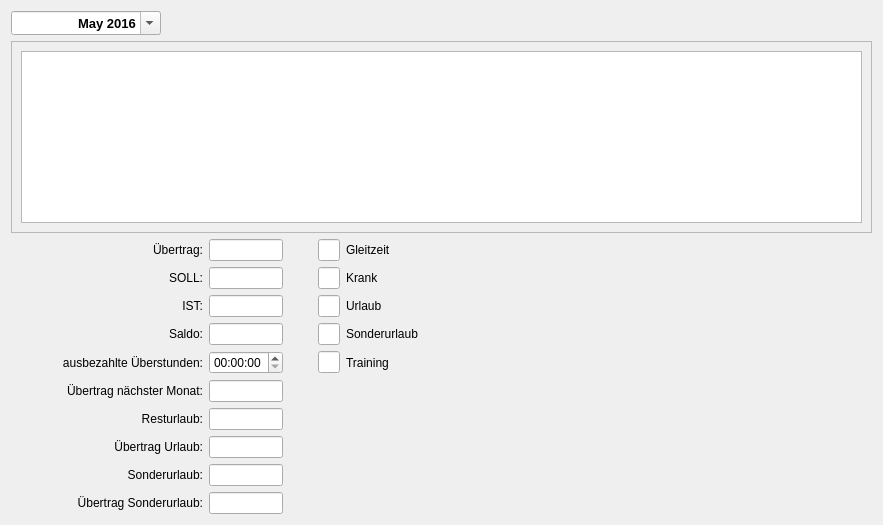
<?xml version="1.0" encoding="UTF-8"?>
<ui version="4.0">
 <class>cMonthlyView</class>
 <widget class="QWidget" name="cMonthlyView">
  <property name="geometry">
   <rect>
    <x>0</x>
    <y>0</y>
    <width>883</width>
    <height>525</height>
   </rect>
  </property>
  <property name="windowTitle">
   <string>Form</string>
  </property>
  <layout class="QGridLayout" name="gridLayout_3">
   <item row="0" column="0">
    <layout class="QVBoxLayout" name="verticalLayout">
     <item>
      <layout class="QHBoxLayout" name="horizontalLayout" stretch="0,0">
       <item>
        <widget class="QDateEdit" name="m_lpMonth">
         <property name="minimumSize">
          <size>
           <width>150</width>
           <height>0</height>
          </size>
         </property>
         <property name="font">
          <font>
           <pointsize>10</pointsize>
           <weight>75</weight>
           <bold>true</bold>
          </font>
         </property>
         <property name="alignment">
          <set>Qt::AlignRight|Qt::AlignTrailing|Qt::AlignVCenter</set>
         </property>
         <property name="minimumDateTime">
          <datetime>
           <hour>0</hour>
           <minute>0</minute>
           <second>0</second>
           <year>2016</year>
           <month>5</month>
           <day>1</day>
          </datetime>
         </property>
         <property name="currentSection">
          <enum>QDateTimeEdit::MonthSection</enum>
         </property>
         <property name="displayFormat">
          <string>MMMM yyyy</string>
         </property>
         <property name="calendarPopup">
          <bool>true</bool>
         </property>
        </widget>
       </item>
       <item>
        <spacer name="horizontalSpacer_2">
         <property name="orientation">
          <enum>Qt::Horizontal</enum>
         </property>
         <property name="sizeHint" stdset="0">
          <size>
           <width>40</width>
           <height>20</height>
          </size>
         </property>
        </spacer>
       </item>
      </layout>
     </item>
     <item>
      <widget class="QScrollArea" name="scrollArea">
       <property name="widgetResizable">
        <bool>true</bool>
       </property>
       <widget class="QWidget" name="scrollAreaWidgetContents">
        <property name="geometry">
         <rect>
          <x>0</x>
          <y>0</y>
          <width>861</width>
          <height>211</height>
         </rect>
        </property>
        <layout class="QGridLayout" name="gridLayout_2">
         <item row="1" column="0">
          <widget class="QTreeView" name="m_lpMonthlyList">
           <property name="alternatingRowColors">
            <bool>true</bool>
           </property>
           <property name="rootIsDecorated">
            <bool>false</bool>
           </property>
          </widget>
         </item>
        </layout>
       </widget>
      </widget>
     </item>
     <item>
      <layout class="QGridLayout" name="gridLayout" columnstretch="10,1,1,5,1,1,100">
       <item row="6" column="1">
        <widget class="QLabel" name="m_lpResturlaubLabel">
         <property name="text">
          <string>Resturlaub:</string>
         </property>
         <property name="alignment">
          <set>Qt::AlignRight|Qt::AlignTrailing|Qt::AlignVCenter</set>
         </property>
        </widget>
       </item>
       <item row="0" column="0">
        <widget class="QLabel" name="label">
         <property name="text">
          <string/>
         </property>
        </widget>
       </item>
       <item row="3" column="4">
        <widget class="QLineEdit" name="m_lpSonderurlaub">
         <property name="readOnly">
          <bool>true</bool>
         </property>
        </widget>
       </item>
       <item row="3" column="2">
        <widget class="QLineEdit" name="m_lpSaldo">
         <property name="readOnly">
          <bool>true</bool>
         </property>
        </widget>
       </item>
       <item row="0" column="4">
        <widget class="QLineEdit" name="m_lpGleitzeit">
         <property name="readOnly">
          <bool>true</bool>
         </property>
        </widget>
       </item>
       <item row="4" column="1">
        <widget class="QLabel" name="m_lpUeberstundenLabel">
         <property name="text">
          <string>ausbezahlte Überstunden:</string>
         </property>
         <property name="alignment">
          <set>Qt::AlignRight|Qt::AlignTrailing|Qt::AlignVCenter</set>
         </property>
        </widget>
       </item>
       <item row="0" column="6">
        <spacer name="horizontalSpacer">
         <property name="orientation">
          <enum>Qt::Horizontal</enum>
         </property>
         <property name="sizeHint" stdset="0">
          <size>
           <width>40</width>
           <height>20</height>
          </size>
         </property>
        </spacer>
       </item>
       <item row="5" column="1">
        <widget class="QLabel" name="m_lpUebertragNaechsterMonatLabel">
         <property name="text">
          <string>Übertrag nächster Monat:</string>
         </property>
         <property name="alignment">
          <set>Qt::AlignRight|Qt::AlignTrailing|Qt::AlignVCenter</set>
         </property>
        </widget>
       </item>
       <item row="1" column="4">
        <widget class="QLineEdit" name="m_lpKrank">
         <property name="readOnly">
          <bool>true</bool>
         </property>
        </widget>
       </item>
       <item row="2" column="1">
        <widget class="QLabel" name="m_lpIsLabel">
         <property name="text">
          <string>IST:</string>
         </property>
         <property name="alignment">
          <set>Qt::AlignRight|Qt::AlignTrailing|Qt::AlignVCenter</set>
         </property>
        </widget>
       </item>
       <item row="8" column="1">
        <widget class="QLabel" name="m_lpRestSonderurlaubLabel">
         <property name="text">
          <string>Sonderurlaub:</string>
         </property>
         <property name="alignment">
          <set>Qt::AlignRight|Qt::AlignTrailing|Qt::AlignVCenter</set>
         </property>
        </widget>
       </item>
       <item row="7" column="1">
        <widget class="QLabel" name="m_lpUebertragUrlaubLabel">
         <property name="text">
          <string>Übertrag Urlaub:</string>
         </property>
         <property name="alignment">
          <set>Qt::AlignRight|Qt::AlignTrailing|Qt::AlignVCenter</set>
         </property>
        </widget>
       </item>
       <item row="3" column="1">
        <widget class="QLabel" name="m_lpSaldoLabel">
         <property name="text">
          <string>Saldo:</string>
         </property>
         <property name="alignment">
          <set>Qt::AlignRight|Qt::AlignTrailing|Qt::AlignVCenter</set>
         </property>
        </widget>
       </item>
       <item row="0" column="2">
        <widget class="QLineEdit" name="m_lpUebertrag">
         <property name="readOnly">
          <bool>true</bool>
         </property>
        </widget>
       </item>
       <item row="0" column="5">
        <widget class="QLabel" name="m_lpGleitzeitLabel">
         <property name="text">
          <string>Gleitzeit</string>
         </property>
        </widget>
       </item>
       <item row="1" column="5">
        <widget class="QLabel" name="m_lpKrankLabel">
         <property name="text">
          <string>Krank</string>
         </property>
        </widget>
       </item>
       <item row="1" column="1">
        <widget class="QLabel" name="m_lpShouldLabel">
         <property name="text">
          <string>SOLL:</string>
         </property>
         <property name="alignment">
          <set>Qt::AlignRight|Qt::AlignTrailing|Qt::AlignVCenter</set>
         </property>
        </widget>
       </item>
       <item row="2" column="5">
        <widget class="QLabel" name="m_lpUrlaubLabel">
         <property name="text">
          <string>Urlaub</string>
         </property>
        </widget>
       </item>
       <item row="2" column="4">
        <widget class="QLineEdit" name="m_lpUrlaub">
         <property name="readOnly">
          <bool>true</bool>
         </property>
        </widget>
       </item>
       <item row="0" column="1">
        <widget class="QLabel" name="m_lpUebertragLabel">
         <property name="text">
          <string>Übertrag:</string>
         </property>
         <property name="alignment">
          <set>Qt::AlignRight|Qt::AlignTrailing|Qt::AlignVCenter</set>
         </property>
        </widget>
       </item>
       <item row="1" column="2">
        <widget class="QLineEdit" name="m_lpShould">
         <property name="readOnly">
          <bool>true</bool>
         </property>
        </widget>
       </item>
       <item row="2" column="2">
        <widget class="QLineEdit" name="m_lpIs">
         <property name="readOnly">
          <bool>true</bool>
         </property>
        </widget>
       </item>
       <item row="3" column="5">
        <widget class="QLabel" name="m_lpSonderurlaubLabel">
         <property name="text">
          <string>Sonderurlaub</string>
         </property>
        </widget>
       </item>
       <item row="9" column="1">
        <widget class="QLabel" name="m_lpSonderurlaubUebertragLabel">
         <property name="text">
          <string>Übertrag Sonderurlaub:</string>
         </property>
         <property name="alignment">
          <set>Qt::AlignRight|Qt::AlignTrailing|Qt::AlignVCenter</set>
         </property>
        </widget>
       </item>
       <item row="5" column="2">
        <widget class="QLineEdit" name="m_lpUebertragNaechsterMonat">
         <property name="readOnly">
          <bool>true</bool>
         </property>
        </widget>
       </item>
       <item row="6" column="2">
        <widget class="QLineEdit" name="m_lpResturlaub">
         <property name="readOnly">
          <bool>true</bool>
         </property>
        </widget>
       </item>
       <item row="7" column="2">
        <widget class="QLineEdit" name="m_lpUebertragUrlaub">
         <property name="readOnly">
          <bool>true</bool>
         </property>
        </widget>
       </item>
       <item row="8" column="2">
        <widget class="QLineEdit" name="m_lpRestSonderurlaub">
         <property name="readOnly">
          <bool>true</bool>
         </property>
        </widget>
       </item>
       <item row="9" column="2">
        <widget class="QLineEdit" name="m_lpSonderurlaubUebertrag">
         <property name="readOnly">
          <bool>true</bool>
         </property>
        </widget>
       </item>
       <item row="4" column="2">
        <widget class="QTimeEdit" name="m_lpUeberstunden">
         <property name="displayFormat">
          <string>HH:mm:ss</string>
         </property>
        </widget>
       </item>
       <item row="0" column="3">
        <widget class="QLabel" name="label_3">
         <property name="text">
          <string/>
         </property>
        </widget>
       </item>
       <item row="4" column="4">
        <widget class="QLineEdit" name="m_lpTraining"/>
       </item>
       <item row="4" column="5">
        <widget class="QLabel" name="m_lpTrainingLabel">
         <property name="text">
          <string>Training</string>
         </property>
        </widget>
       </item>
      </layout>
     </item>
    </layout>
   </item>
  </layout>
 </widget>
 <resources/>
 <connections/>
</ui>
